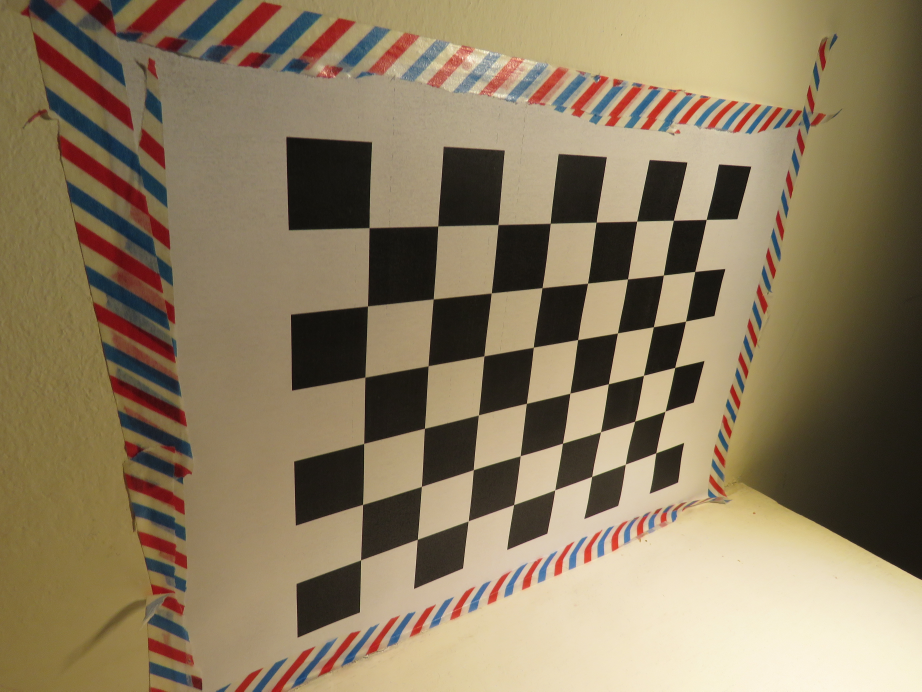
#> input picture cw1/3_cameraCalibration/data/7.JPG, 4608 x 3456 px, found by its file name (shown at 1/5 size)
$ python main.py
#> lines starting #> are read from the running program, lines starting #| are printed output that depends on the picture; after the words box and inside, x2 and y2 are one past the last pixel; in counts of white or black regions, pixels touching at a corner belong together
from cgitb import small
import math
import numpy as np
import cv2

img = cv2.imread("./data/7.jpg")
#> img is the input picture: shape (3456, 4608, 3); mean B, G, R 95.6, 123.6, 139.5
gray_img = cv2.cvtColor(img, cv2.COLOR_BGR2GRAY)
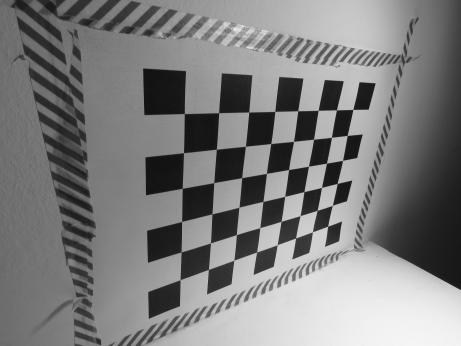
#> gray_img: shape (3456, 4608) (shown at 1/10 size); min 0, max 254, mean 125.2
output = cv2.threshold(gray_img, 100, 255, cv2.THRESH_BINARY)
cv2.imwrite("./output2.jpg", output[1])
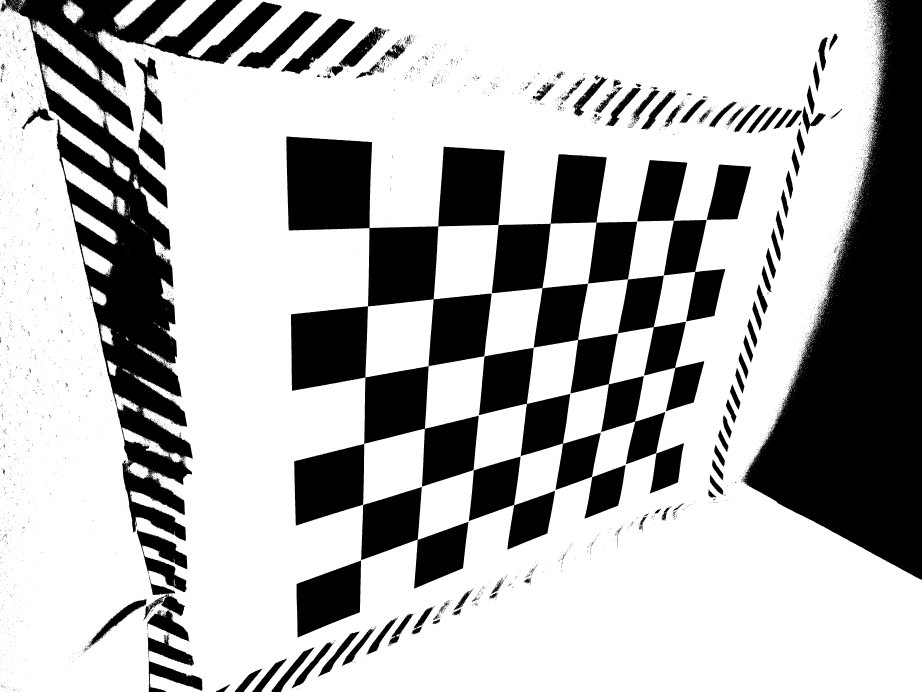
#> saved as output2.jpg: shape (3456, 4608) (shown at 1/5 size); 70.2% white; 9258 black regions (8948 under 20 px)
cnts = cv2.findContours(output[1], cv2.RETR_LIST, cv2.CHAIN_APPROX_TC89_KCOS)[
    -2
]
#> cnts = 15652 contours, 15178 with area under 20; largest, box (x1, y1, x2, y2) and area: (0, 0, 4608, 3456) 13662786, (1430, 681, 2524, 2433) 837070, (2458, 770, 3756, 2321) 664370, (2394, 1739, 3004, 2450) 161376, (1805, 2435, 2343, 2943) 133976
s1 = 40
s2 = 2500
xcnts = [cnt for cnt in cnts if s1 < cv2.contourArea(cnt) < s2]
#> xcnts = 142 contours; largest, box (x1, y1, x2, y2) and area: (3866, 545, 3963, 645) 2486, (1780, 309, 1898, 394) 2476, (3629, 1996, 3683, 2118) 2430, (3926, 551, 4011, 639) 2414, (3675, 1840, 3723, 1967) 2413
xcenters = []
for c in xcnts:
    M = cv2.moments(c)
    cX = int(M["m10"] / M["m00"])
    cY = int(M["m01"] / M["m00"])
    cv2.circle(img, (cX, cY), 7, (255, 255, 255), -1)
    cv2.putText(
        img,
        f"({cX},{cY})",
        (cX + 10, cY + 10),
        cv2.FONT_HERSHEY_SCRIPT_SIMPLEX,
        1,
        (0, 0, 0),
    )
    xcenters.append((cX, cY))
#> this loop made 142 passes
#> (cX, cY) on passes 1 to 8: (431, 3243), (2182, 3108), (2191, 3085), (2179, 3086), (760, 3052), (2286, 3061), (2208, 3044), (2220, 3033)
#> after the loop, xcenters = 142 pairs, first value 6 to 4414, second value 5 to 3243
print(xcnts)
#> (printed output is left out)
cv2.drawContours(img, xcnts, -1, (34, 177, 76), 2)
print(xcenters)
xcenters.sort(key=lambda a: (a[1], a[0]))
print(xcenters)
cv2.imwrite("./output.jpg", img)

# # print(len(xcnts))

# # P Matrix
# p_matrix = np.array(
#     [
#         [
#             0,
#             1,
#             2,
#             3,
#             0,
#             1,
#             2,
#             3,
#             0,
#             1,
#             2,
#             3,
#             0,
#             1,
#             2,
#             3,
#             0,
#             0,
#             1,
#             1,
#             2,
#             2,
#             3,
#             3,
#             0,
#             0,
#             0,
#             0,
#             0,
#             0,
#         ],
#         [
#             0,
#             0,
#             0,
#             0,
#             1,
#             1,
#             1,
#             1,
#             2,
#             2,
#             2,
#             2,
#             3,
#             3,
#             3,
#             3,
#             0,
#             0,
#             0,
#             0,
#             0,
#             0,
#             0,
#             0,
#             1,
#             1,
#             2,
#             2,
#             3,
#             3,
#         ],
#         [
#             0,
#             0,
#             0,
#             0,
#             0,
#             0,
#             0,
#             0,
#             0,
#             0,
#             0,
#             0,
#             0,
#             0,
#             0,
#             0,
#             1,
#             2,
#             1,
#             2,
#             1,
#             2,
#             1,
#             2,
#             1,
#             2,
#             1,
#             2,
#             1,
#             2,
#         ],
#     ]
# )

# i_matrix = np.array(
#     [
#         [
#             410,
#             625,
#             847,
#             1079,
#             398,
#             620,
#             849,
#             1089,
#             384,
#             612,
#             852,
#             1103,
#             367,
#             603,
#             855,
#             1117,
#             304,
#             559,
#             826,
#             1105,
#             148,
#             459,
#             792,
#             1142,
#             290,
#             122,
#             264,
#             83,
#             238,
#             38,
#         ],
#         [
#             848,
#             852,
#             863,
#             875,
#             635,
#             640,
#             647,
#             653,
#             402,
#             405,
#             407,
#             408,
#             151,
#             147,
#             144,
#             141,
#             496,
#             963,
#             971,
#             990,
#             1088,
#             1102,
#             1134,
#             1162,
#             691,
#             777,
#             412,
#             428,
#             106,
#             39,
#         ],
#     ]
# )

# for id in range(p_matrix.shape[1]):
#     r_point = np.r_[p_matrix[:, id], 1]
#     i_point = i_matrix[:, id]
#     z = np.array(np.r_[(r_point * -1), np.zeros(4), (r_point * i_point[0])])
#     z = np.expand_dims(z, axis=0)
#     if id == 0:
#         output = z
#     else:
#         output = np.r_[output, z]


# svd_matrix = np.linalg.svd(output)
# u, d, v_h = svd_matrix
# m_vect = v_h[-1, :]
# m_mat = np.reshape(m_vect, (3, 4))

# # split into a_matrix, and v_vector
# a_mat = m_mat[:, :-1]
# b_vect = m_mat[:, -1]

# rho = 1 / np.linalg.norm(a_mat[2, :])

# principal_x = (rho * rho) * (np.dot(a_mat[0, :].T, a_mat[2, :]))
# principal_y = (rho * rho) * (np.dot(a_mat[1, :].T, a_mat[2, :]))
# cross_1 = np.cross(a_mat[0, :], a_mat[2, :])
# norm_1 = np.linalg.norm(cross_1)
# cross_2 = np.cross(a_mat[1, :], a_mat[2, :])
# norm_2 = np.linalg.norm(cross_2)
# skew = np.dot(cross_1.T, cross_2) / (norm_1 * norm_2)
# theta = math.acos(skew)
# focal_alpha = rho * rho * norm_1 * math.sin(theta)
# focal_beta = rho * rho * norm_2 * math.sin(theta)
# camera_params = np.array(
#     [
#         [focal_alpha, -focal_alpha / math.tan(theta), principal_x],
#         [0, focal_beta / math.sin(theta), principal_y],
#         [0, 0, 1],
#     ]
# )
# cam_inverse = np.linalg.inv(camera_params)

# rotate_1 = cross_2 / norm_2
# rotate_2 = a_mat[2, :] / np.linalg.norm(a_mat[2, :])
# rotate_3 = np.cross(rotate_1, rotate_2)
# rotate = np.r_[[rotate_1], [rotate_2], [rotate_3]]
# translate = rho * np.dot(cam_inverse, b_vect)
# print(rotate)
# print(translate)

$ run again, with cw1/3_cameraCalibration/data/0.JPG copied over cw1/3_cameraCalibration/data/7.JPG
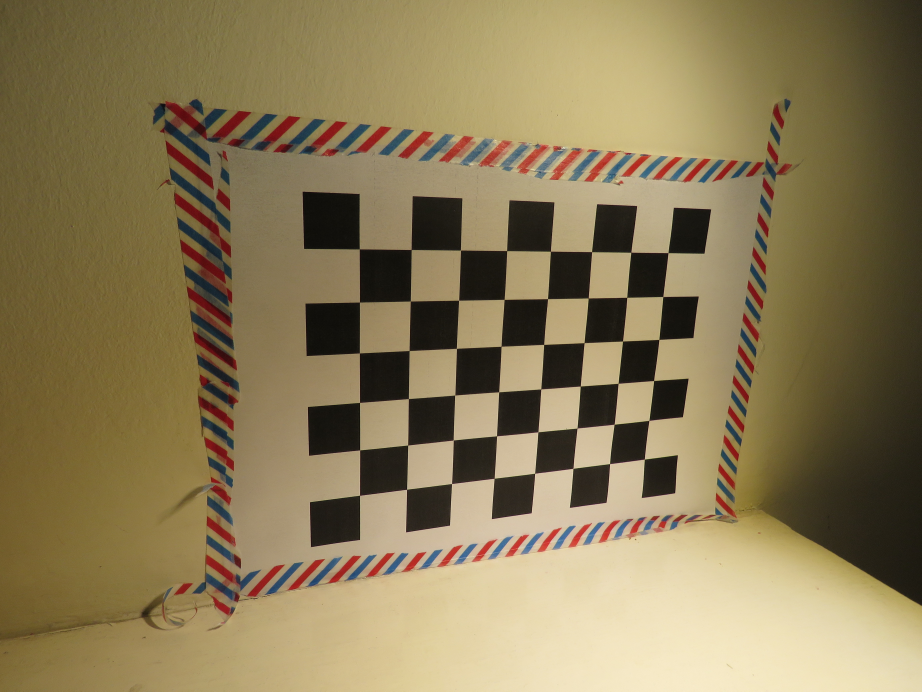
#> input picture cw1/3_cameraCalibration/data/0.JPG, 4608 x 3456 px, found by its file name (shown at 1/5 size)
#> img is the input picture: shape (3456, 4608, 3); mean B, G, R 86.2, 122.6, 138.2
#> `cv2.imwrite("./output2.jpg", output[1])`:
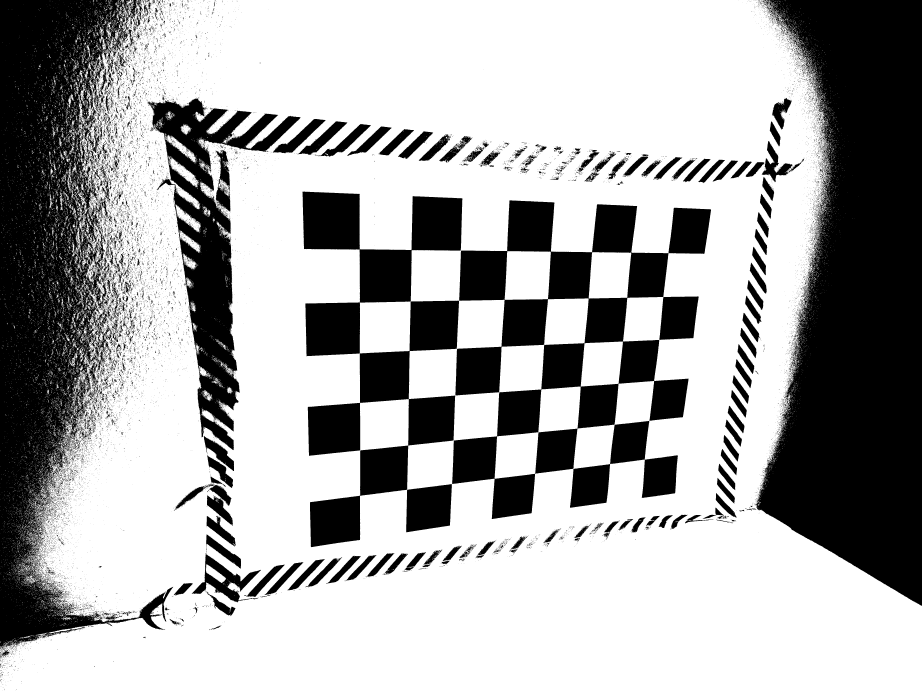
#> saved as output2.jpg: shape (3456, 4608) (shown at 1/5 size); 66.3% white; 21009 black regions (19699 under 20 px)
#> cnts = 46067 contours, 43653 with area under 20; largest, box (x1, y1, x2, y2) and area: (0, 0, 4608, 3456) 12850264, (2260, 1001, 3556, 2596) 811655, (737, 488, 1504, 2252) 386411, (1511, 957, 2313, 1514) 214833, (1549, 1977, 2277, 2737) 161986
#> xcnts = 1078 contours; largest, box (x1, y1, x2, y2) and area: (2213, 2727, 2310, 2806) 2372, (913, 1266, 983, 1347) 2321, (2116, 2748, 2213, 2824) 2184, (2383, 2704, 2477, 2778) 2090, (3158, 2586, 3228, 2663) 2000
#> the loop `for c in xcnts:` made 1078 passes
#> (cX, cY) on passes 1 to 3: (25, 3266), (720, 3186), (127, 3185)
#> after the loop `for c in xcnts:`: xcenters = 1078 pairs, first value 25 to 4134, second value 5 to 3266
#> (printed output is left out)
#> `cv2.drawContours(img, xcnts, -1, (34, 177, 76), 2)`:
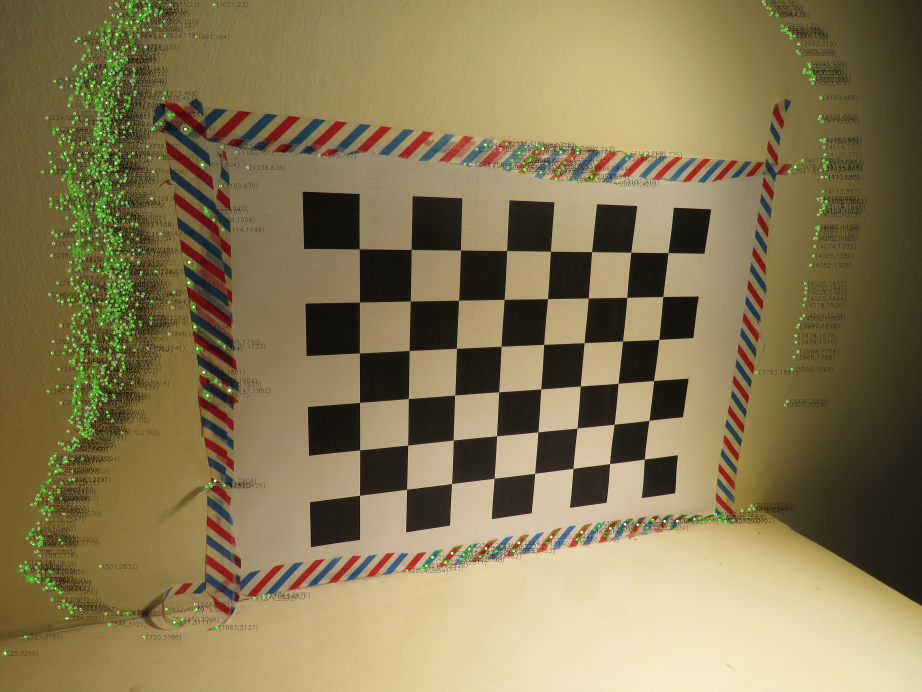
#> img: shape (3456, 4608, 3) (shown at 1/5 size); mean B, G, R 85, 122.1, 135.3

$ run again, with cw1/3_cameraCalibration/data/1.JPG copied over cw1/3_cameraCalibration/data/7.JPG
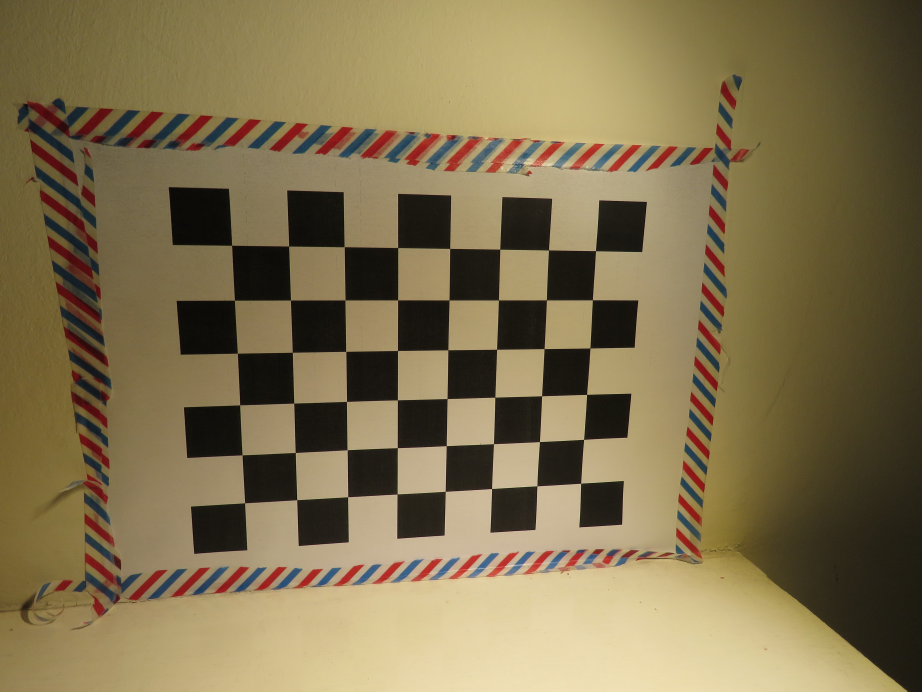
#> input picture cw1/3_cameraCalibration/data/1.JPG, 4608 x 3456 px, found by its file name (shown at 1/5 size)
#> img is the input picture: shape (3456, 4608, 3); mean B, G, R 78.8, 113.7, 128.7
#> `cv2.imwrite("./output2.jpg", output[1])`:
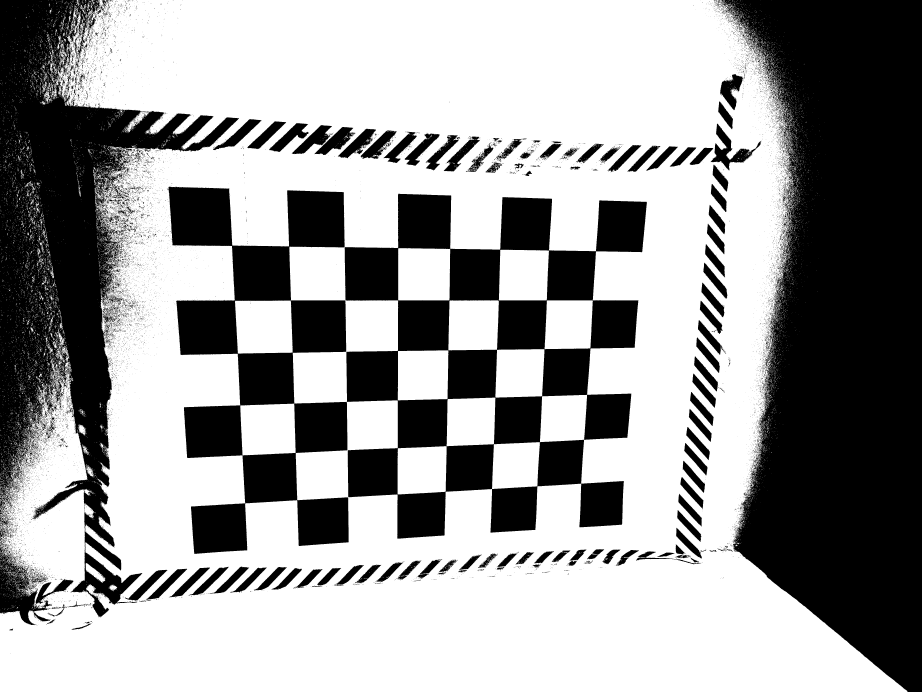
#> saved as output2.jpg: shape (3456, 4608) (shown at 1/5 size); 61.3% white; 15028 black regions (14170 under 20 px)
#> cnts = 34670 contours, 32957 with area under 20; largest, box (x1, y1, x2, y2) and area: (0, 0, 4537, 3456) 12173180, (1722, 968, 3235, 2694) 1736598, (841, 932, 1745, 2770) 922722, (2233, 1988, 2699, 2445) 105450, (1175, 1503, 1464, 1768) 71964
#> xcnts = 696 contours; largest, box (x1, y1, x2, y2) and area: (2483, 2766, 2584, 2835) 2441, (2669, 2754, 2769, 2818) 2298, (2427, 809, 2512, 864) 2146, (2578, 2759, 2671, 2823) 2132, (2849, 2747, 2933, 2805) 2064
#> the loop `for c in xcnts:` made 696 passes
#> (cX, cY) on passes 1 to 3: (56, 3148), (407, 3135), (440, 3112)
#> after the loop `for c in xcnts:`:
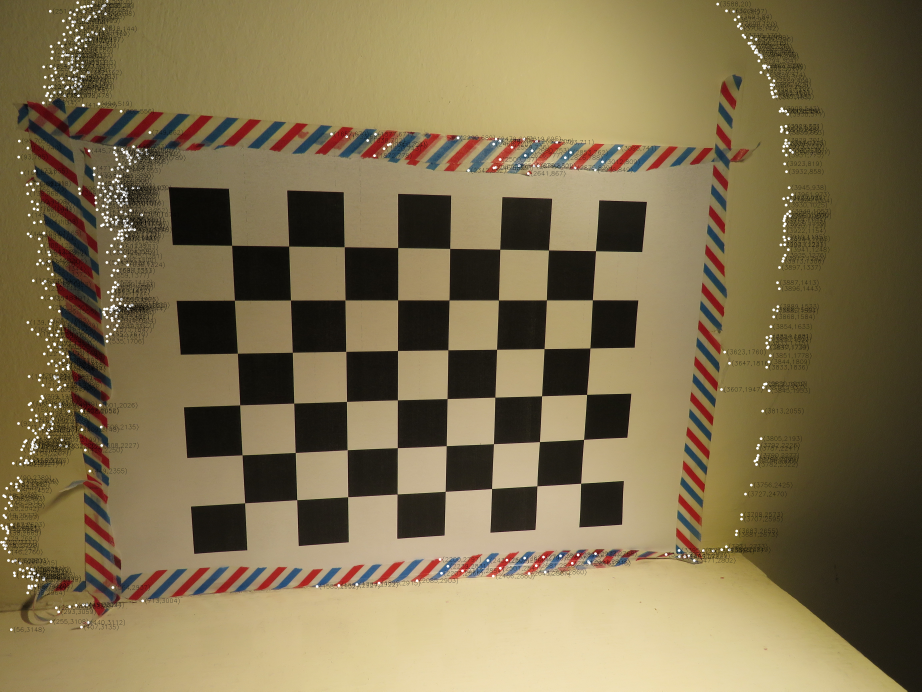
#> img: shape (3456, 4608, 3) (shown at 1/5 size); mean B, G, R 79, 113, 127.7
#> after the loop `for c in xcnts:`: xcenters = 696 pairs, first value 7 to 3963, second value 6 to 3148
#> (printed output is left out)
